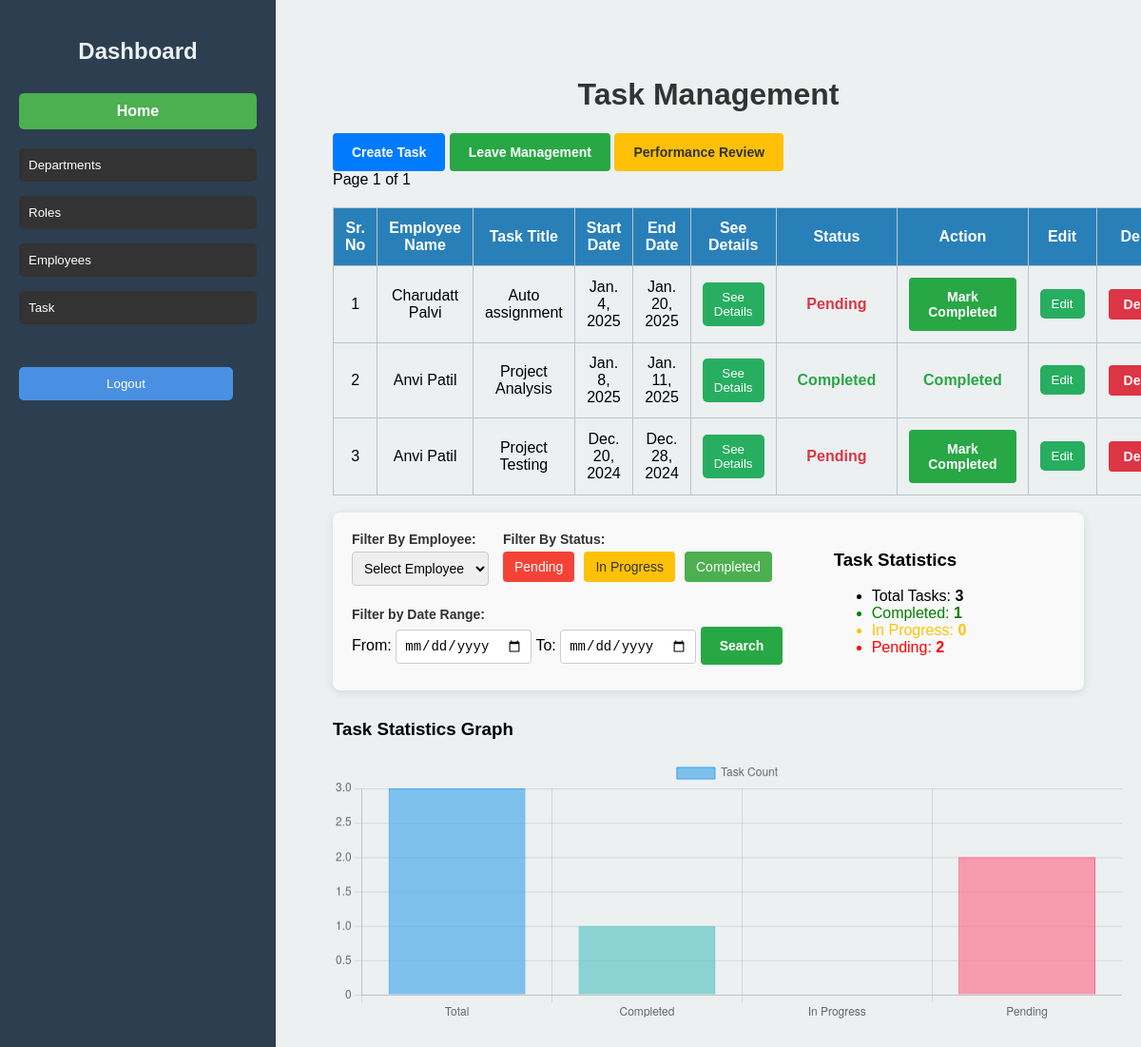
Screenshot of /viewtasks/ (signed in) with the database file from the repository.
### deptapp/models.py (models this page shows, shortened)
class Task(models.Model):
    task_id = models.AutoField(primary_key=True)
    title = models.CharField(max_length=200)
    description = models.TextField()
    priority = models.CharField(max_length=10, choices=[('High', 'High'), ('Medium', 'Medium'), ('Low', 'Low')])
    task_type = models.CharField(max_length=20, choices=[('Individual', 'Individual'), ('Team', 'Team')])
    assigned_to = models.ForeignKey(Users, on_delete=models.CASCADE, related_name='tasks')
    created_by = models.ForeignKey(Users, on_delete=models.CASCADE, related_name='created_tasks')
    start_date = models.DateField()
    end_date = models.DateField()
    status = models.CharField(max_length=20, choices=[('Pending', 'Pending'), ('In Progress', 'In Progress'), ('Completed', 'Completed')], default='Pending')
    created_at = models.DateTimeField(auto_now_add=True)
    updated_at = models.DateTimeField(auto_now=True)

class Users(AbstractBaseUser, PermissionsMixin):
    first_name = models.CharField(max_length=50)
    last_name = models.CharField(max_length=50)
    email = models.EmailField(unique=True)
    mobile = models.CharField(max_length=10)
    role = models.ForeignKey('Roles', on_delete=models.SET_NULL, null=True)
    department = models.ForeignKey('Depart', on_delete=models.SET_NULL, null=True)
    reporting_manager = models.ForeignKey('self', on_delete=models.SET_NULL, null=True, blank=True)
    date_of_joining = models.DateField(auto_now_add=True)
    username = models.CharField(unique=True, max_length=100)
    password = models.CharField(max_length=255)
    created_at = models.DateTimeField(auto_now_add=True)
    updated_at = models.DateTimeField(auto_now=True)
    is_active = models.BooleanField(default=True)
    is_staff = models.BooleanField(default=False)
    objects = UserManager()
    USERNAME_FIELD = 'username'
    REQUIRED_FIELDS = ['email']

### deptapp/views.py (the view, shortened to what this page needs)
# urls.py: path('viewtasks/', views.view_tasks, name='viewtasks'),
def view_tasks(request):
    if not request.user.is_authenticated:
        return redirect('login')  # Redirect to the login page (adjust URL name as needed)
    tasks = Task.objects.filter(assigned_to__reporting_manager=request.user)
    employee_id = request.GET.get('employee_filter')
    if employee_id and employee_id != "all":
        tasks = tasks.filter(assigned_to_id=employee_id)
    status = request.GET.get('status', '').strip()
    start_date = request.GET.get('start_date')
    end_date = request.GET.get('end_date')
    completed_count = tasks.filter(status='Completed').count()
    in_progress_count = tasks.filter(status='In Progress').count()
    pending_count = tasks.filter(status='Pending').count()
    paginator = Paginator(tasks, 10)  # Show 10 tasks per page
    page_number = request.GET.get('page')
    tasks_page = paginator.get_page(page_number)
    employees = Users.objects.filter(tasks__isnull=False).values('id', 'first_name', 'last_name').distinct()
    context = {
        'tasks': tasks,
        'completed_count': completed_count,
        'in_progress_count': in_progress_count,
        'pending_count': pending_count,
        'employees': employees,
        'tasks_page': tasks_page
    }
    return render(request, 'view_tasks.html', context)

### templates/view_tasks.html (shortened to what this page needs)
{% extends 'base.html' %}
{% block content %}
<div class="content-container">
    <h1>Task Management</h1>
    <div class="action-buttons">
        <a href="{% url 'addtask' %}" class="action-btn create-task-btn">Create Task</a>
        <a href="{% url 'leave_dashboard' %}" class="action-btn leave-management-btn">Leave Management</a>
        <a href="{% url 'view_reviews' %}" class="action-btn performance-review-btn">Performance Review</a>
    </div>
    <div class="pagination">
        <span>Page {{ tasks_page.number }} of {{ tasks_page.paginator.num_pages }}</span>
    </div>
    <table class="task-table">
        <thead>
            <tr>
                <th>Sr. No</th>
                <th>Employee Name</th>
                <th>Task Title</th>
                <th>Start Date</th>
                <th>End Date</th>
                <th>See Details</th>
                <th>Status</th>
                <th>Action</th>
                <th>Edit</th>
                <th>Delete</th>
            </tr>
        </thead>
        <tbody>
            {% for task in tasks %}
            <tr>
                <td>{{ forloop.counter }}</td>
                <td>{{ task.assigned_to.first_name }} {{ task.assigned_to.last_name }}</td>
                <td>{{ task.title }}</td>
                <td>{{ task.start_date }}</td>
                <td>{{ task.end_date }}</td>
                <td>
                    <button><a href="{% url 'task_details' task.task_id %}" class="see-more-btn">See Details</a>
                    </button>
                </td>
                <td>
                    <span class="status {{ task.status|lower }}">{{ task.get_status_display }}</span>
                </td>
                <td>
                    {% if task.task_id and task.status != "Completed" %}
                    <form action="{% url 'mark_completed' task.task_id %}" method="post" style="display: inline;">
                        <button type="submit" class="action-btn">Mark Completed</button>
                    </form>
                    {% else %}
                    <span class="status completed">Completed</span>
                    {% endif %}
                </td>
                <td>
                    <button class="edit-btn"><a href="{% url 'edit_task' task.task_id %}">Edit</a></button>
                </td>
                <td>
                    <form action="{% url 'delete_task' task.task_id %}" method="post" style="display: inline;">
                        <button type="submit" class="delete-btn" onclick="return confirm('Are you sure you want to delete this task?');">Delete</button>
                    </form>
                </td>
            </tr>
            {% empty %}
            <tr>
                <td colspan="9">No tasks available</td>
            </tr>
            {% endfor %}
        </tbody>
    </table>
    <br>
    <div class="filters-statistics-container">
        <div class="filters">
            <div class="filter-group">
                <label for="employee-filter" class="filter-label">Filter By Employee:</label>
                <select id="employee-filter" name="employee_filter" onchange="filterTasksByEmployee(this.value)" class="filter-select">
                    <option value="">Select Employee</option>
                </select>
            </div>
            <div class="filter-group">
                <label class="filter-label">Filter By Status:</label>
                <div class="filter-links">
                    <a href="?status=pending" class="filter-link status-pending {% if request.GET.status == 'pending' %}active{% endif %}">Pending</a>
                    <a href="?status=in_progress" class="filter-link status-in-progress {% if request.GET.status == 'in_progress' %}active{% endif %}">In Progress</a>
                    <a href="?status=completed" class="filter-link status-completed {% if request.GET.status == 'completed' %}active{% endif %}">Completed</a>
                </div>
            </div>
            <div class="filter-group">
                <label class="filter-label">Filter by Date Range:</label>
                <form method="get" action="" class="date-filter-form">
                    <label for="start-date" class="date-label">From:</label>
                    <input type="date" id="start-date" name="start_date" class="date-input" value="{{ request.GET.start_date }}">
                    <label for="end-date" class="date-label">To:</label>
                    <input type="date" id="end-date" name="end_date" class="date-input" value="{{ request.GET.end_date }}">
                    <button type="submit" class="action-btn" id="date-filter-btn">Search</button>
                </form>
            </div>
        </div>
        <div class="task-statistics">
            <h3 class="statistics-title">Task Statistics</h3>
            <ul class="statistics-list">
                <li>Total Tasks: <strong>{{ tasks.count }}</strong></li>
                <li style="color: green;">Completed: <strong>{{ completed_count }}</strong></li>
                <li style="color: #ffc107;">In Progress: <strong>{{ in_progress_count }}</strong></li>
                <li style="color: red;">Pending: <strong>{{ pending_count }}</strong></li>
            </ul>
        </div>
    </div>
    <div class="graph-container" style="margin-top: 30px;">
        <h3>Task Statistics Graph</h3>
        <canvas id="taskStatisticsChart" width="30" height="10"></canvas>
    </div>
</div>
<script>
    // Bar Chart for Task Statistics
    const ctx = document.getElementById('taskStatisticsChart').getContext('2d');
    const taskStatisticsChart = new Chart(ctx, {
        type: 'bar',
        data: {
            labels: ['Total', 'Completed', 'In Progress', 'Pending'],
            datasets: [{
                label: 'Task Count',
                data: [{{ tasks.count }}, {{ completed_count }}, {{ in_progress_count }}, {{ pending_count }}],
                backgroundColor: [
                    'rgba(54, 162, 235, 0.6)', // Total
                    'rgba(75, 192, 192, 0.6)', // Completed
                    'rgba(255, 205, 86, 0.6)', // In Progress
                    'rgba(255, 99, 132, 0.6)'  // Pending
                ],
                borderColor: [
                    'rgba(54, 162, 235, 1)',
                    'rgba(75, 192, 192, 1)',
                    'rgba(255, 205, 86, 1)',
                    'rgba(255, 99, 132, 1)'
                ],
                borderWidth: 1
            }]
        },
        options: {
            scales: {
                y: {
                    beginAtZero: true
                }
            }
        }
    });
    function filterTasksByEmployee(employeeId) {
        const url = new URL(window.location.href);
        url.searchParams.set('employee_filter', employeeId);
        window.location.href = url.href;
    }
</script>
{% endblock %}

### static/css/style.css (style rules this page uses)
body, html { margin: 0; padding: 0; font-family: Arial, sans-serif; display: flex; height: 100vh; flex-direction: column; }
@media (min-width: 768px) { body { flex-direction: row; } }
h1 { text-align: center; color: #333; font-size: 2em; }
table { width: 100%; border-collapse: collapse; margin-top: 20px; }
table, th, td { border: 1px solid #bdc3c7; }
th, td { padding: 12px; text-align: center; }
th { background-color: #2980b9; color: white; }
button { background-color: #27ae60; border: none; padding: 8px 12px; border-radius: 5px; cursor: pointer; }
button a { text-decoration: none; color: white; }

### templates/view_tasks.html (style rules this page uses)
.content-container { padding: 20px; }
.filters-statistics-container { display: flex; flex-wrap: wrap; gap: 20px; background: #f9f9f9; padding: 20px; border-radius: 8px; box-shadow: 0 2px 10px rgba(0, 0, 0, 0.1); margin-bottom: 20px; }
.filters { flex: 2; display: flex; flex-wrap: wrap; gap: 15px; }
.filter-group { display: flex; flex-direction: column; gap: 5px; }
.filter-label { font-size: 14px; font-weight: bold; color: #333; }
.filter-select, .date-input { padding: 8px; font-size: 14px; border: 1px solid #ccc; border-radius: 4px; }
.filter-links { display: flex; gap: 10px; }
.filter-link { padding: 8px 12px; border-radius: 4px; font-size: 14px; text-decoration: none; color: #fff; transition: background-color 0.3s ease; }
.filter-link.status-pending { background-color: #f44336; }
.filter-link.status-in-progress { background-color: #ffc107; color: #333; }
.filter-link.status-completed { background-color: #4caf50; }
.delete-btn { display: inline-block; padding: 8px 16px; font-size: 14px; font-weight: bold; color: white; background-color: #dc3545; border: none; border-radius: 4px; cursor: pointer; transition: background-color 0.3s ease; }
.status { font-weight: bold; padding: 5px 10px; border-radius: 4px; color: white; }
.status.pending { color: #dc3545; }
.status.completed { color: #28a745; }
.action-btn { display: inline-block; padding: 12px 20px; font-size: 14px; font-weight: bold; color: white; text-decoration: none; text-align: center; background-color: #28a745;; border-radius: 4px; border: none; }
.create-task-btn { background-color: #007bff; }
.leave-management-btn { background-color: #28a745; }
.performance-review-btn { background-color: #ffc107; color: #333; }
.task-statistics { flex: 1; }

### rows the page displays
Task: assigned_to.first_name "Charudatt", assigned_to.last_name "Palvi", title "Auto assignment", start_date "Jan. 4, 2025", end_date "Jan. 20, 2025", status "Pending", shows "Mark Completed"
Task: assigned_to.first_name "Anvi", assigned_to.last_name "Patil", title "Project Analysis", start_date "Jan. 8, 2025", end_date "Jan. 11, 2025", status "Completed"
Task: assigned_to.first_name "Anvi", assigned_to.last_name "Patil", title "Project Testing", start_date "Dec. 20, 2024", end_date "Dec. 28, 2024", status "Pending", shows "Mark Completed"

### other values shown
{{ tasks_page.number }} "1"
{{ tasks_page.paginator.num_pages }} "1"
{{ tasks.count }} "3"
{{ completed_count }} "1"
{{ in_progress_count }} "0"
{{ pending_count }} "2"
chart data {{ tasks.count }} 3
chart data {{ completed_count }} 1
chart data {{ in_progress_count }} 0
chart data {{ pending_count }} 2
